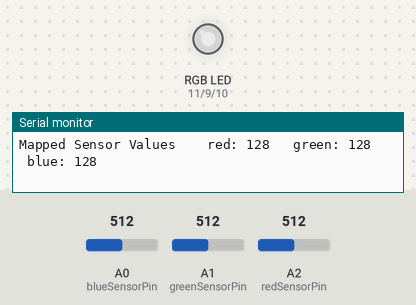
Bench run of a sketch on a simulated Arduino Uno, built with avr-gcc and run on an emulated ATmega328P. Shown: an RGB LED mixed from three pins (HIGH = lit), the last lines printed to the serial monitor. The test bench sets the inputs (shaded band); at power-on: A0 (blueSensorPin) = 512, A1 (greenSensorPin) = 512, A2 (redSensorPin) = 512. Dim RGB values are drawn brighter than linear.

Above: at 1.2 s.
1.3 s: A0 (blueSensorPin) set to 415
At 2.3 s:
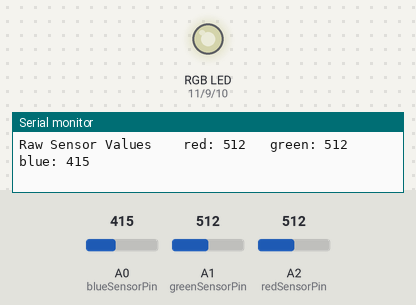
4.3 s: A0 (blueSensorPin) set to 381
At 5.6 s:
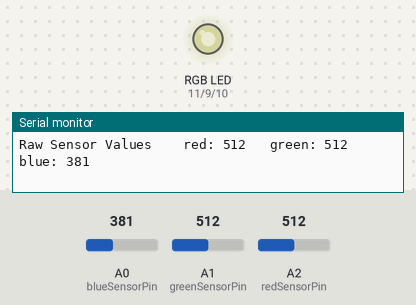
7.3 s: A1 (greenSensorPin) set to 407
At 7.9 s:
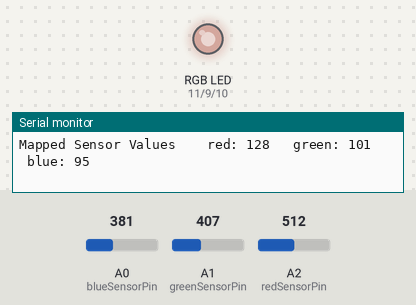
10.3 s: A1 (greenSensorPin) set to 389
At 10.8 s:
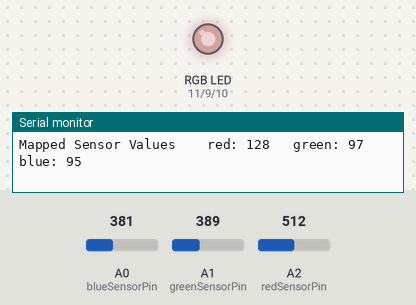
13.3 s: A2 (redSensorPin) set to 409
At 14.4 s:
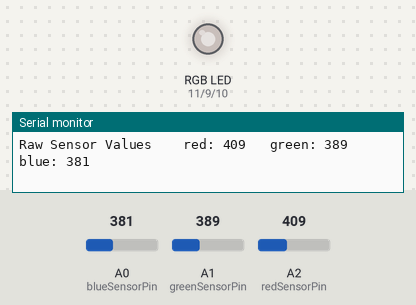
16.3 s: A2 (redSensorPin) set to 390
At 16.9 s:
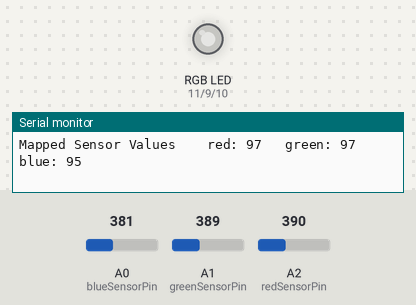
Timing chart, 0 to 19.3 s (numbered marks = the images above; inputs shaded):
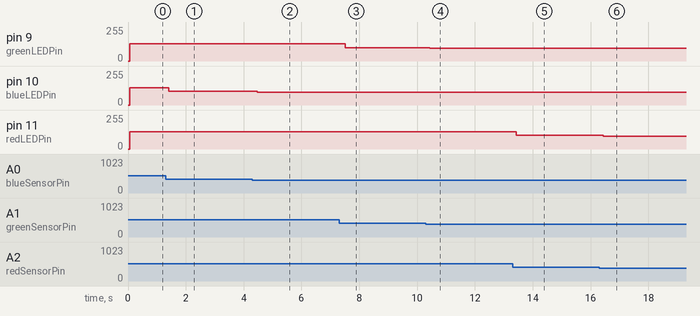

Measured:
- after the input at 1.3 s, pin 10 (blueLEDPin): 128/255 → 103/255 after 0.12 s
- after the input at 4.3 s, pin 10 (blueLEDPin): 103/255 → 95/255 after 0.18 s
- after the input at 7.3 s, pin 9 (greenLEDPin): 128/255 → 101/255 after 0.21 s
- after the input at 10.3 s, pin 9 (greenLEDPin): 101/255 → 97/255 after 0.13 s
- after the input at 13.3 s, pin 11 (redLEDPin): 128/255 → 102/255 after 0.13 s
- after the input at 16.3 s, pin 11 (redLEDPin): 102/255 → 97/255 after 0.14 s

The sketch:

Color_Mixing_Lamp.ino
```cpp
const int redLEDPin = 11;
const int greenLEDPin = 9;
const int blueLEDPin = 10;

const int redSensorPin = A2;
const int greenSensorPin = A1;
const int blueSensorPin = A0;

int redValue = 0;
int greenValue = 0;
int blueValue = 0;

int redSensorValue = 0;
int greenSensorValue = 0;
int blueSensorValue = 0;

void setup() {
  Serial.begin(9600);

  pinMode(redLEDPin, OUTPUT);
  pinMode(greenLEDPin, OUTPUT);
  pinMode(blueLEDPin, OUTPUT);
}

void loop() {
  redSensorValue = analogRead(redSensorPin);
  delay(5);
  greenSensorValue = analogRead(greenSensorPin);
  delay(5);
  blueSensorValue = analogRead(blueSensorPin);
  Serial.print("Raw Sensor Values \t red: ");
  Serial.print(redSensorValue);
  Serial.print("\t green: ");
  Serial.print(greenSensorValue);
  Serial.print("\t blue: ");
  Serial.println(blueSensorValue);

  redValue = redSensorValue/4;
  greenValue = greenSensorValue/4;
  blueValue = blueSensorValue/4;

  Serial.print("Mapped Sensor Values \t red: ");
  Serial.print(redValue);
  Serial.print("\t green: ");
  Serial.print(greenValue);
  Serial.print("\t blue: ");
  Serial.println(blueValue);

  analogWrite(redLEDPin, redValue);
  analogWrite(greenLEDPin, greenValue);
  analogWrite(blueLEDPin, blueValue);
}
```
